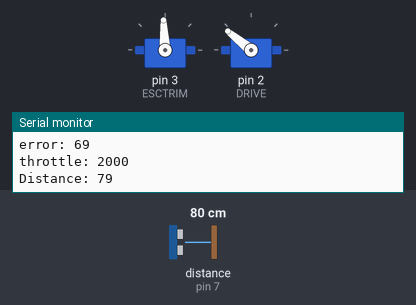
Bench run of a sketch on a simulated Arduino Uno, built with avr-gcc and run on an emulated ATmega328P. Shown: 2 × servo, the last lines printed to the serial monitor. Wiring (inferred from the names in the program): ultrasonic range finder: trigger pin 8; echo pin 7. The inputs (shaded band) are chosen by the test bench; at power-on: distance to the obstacle (sensor on pin 7) 80 cm. The echo pulse lasts 58.3 µs per cm.

Above: at 1.3 s.
1.4 s: distance to the obstacle (sensor on pin 7) set to 18 cm
At 2.2 s:
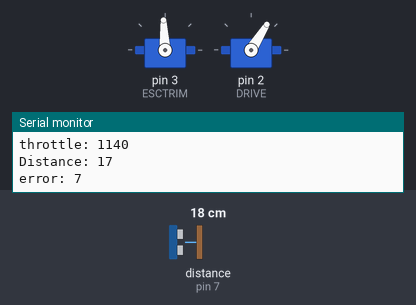
3.0 s: distance to the obstacle (sensor on pin 7) set to 35 cm
At 3.7 s:
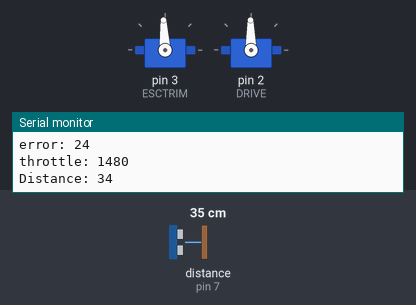
4.6 s: distance to the obstacle (sensor on pin 7) set to 60 cm
At 5.3 s:
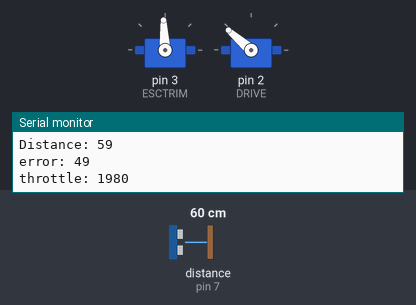
6.1 s: distance to the obstacle (sensor on pin 7) set to 2 cm
At 7.3 s:
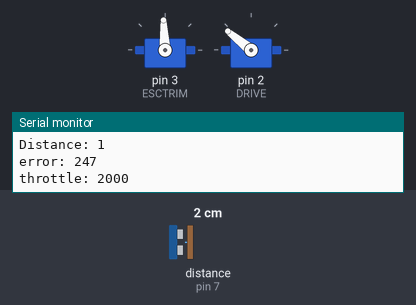
Timing chart, 0 to 8.6 s (numbered marks = the images above; inputs shaded):
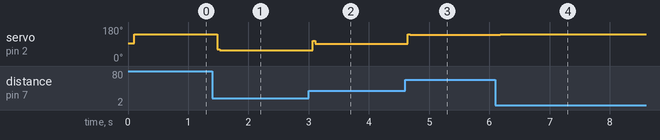

The sketch:

PIDv2.ino
```cpp
//Version 2

//This program allows an operator to communicate with the robot via serial to test ESC functionality.
//Set Serial monitor to: BAUD: 9600, with no line endings
//Open serial port with ctrl+shift+m
//Requires Servo library

//SWITCH POSITIONS ON ESC
//1 (far left) ON - mixing is enabled in the ESC. This means that forward and turning are the channels instead of left motors and right motors.
//2 OFF - exponential control off, linear response instead of exponential response (exponential is used for sensitive robots)
//3 ON - for NiMH battery pack
//4 OFF - acceleration ramping is on when the switch is off. This makes the robot accelerate a little slower to prevent extreme current draw. Try both on and off for this switch.
//5 OFF - Auto calibrate off. We don't want the ESC messing with what the microcontroller sends out.
//6 OFF - Turns off calibrate and store mode. Since we do not care about calibration, we also don't care about storing settings.

#include <Servo.h> //required for controlling an ESC

// Define Constants
const uint8_t DRIVE = 2; //PWM out on pin 2 (actually square wave R/C signal)
const uint8_t ESCTRIM = 3; // R/C signal for the ESC directional trim
const uint8_t ECHO = 7; //The echo pin on the HC-SR04 ultrasonic sensor
const uint8_t TRIG = 8; //The trigger pin on the HC-SR04 ultrasonic sensor
const uint16_t MAXDISTANCE = 130; //cm, This makes it so the sensor won't try to resolve distances outside the sensor's range
const uint16_t MINDISTANCE = 0; //cm, This sets the minimum range of the sensor to 0 for obvious reasons
const uint8_t TIMESTEP = 1; //ms, the iteration time
const uint8_t AHEADFULL = 100; //Throttle corresponding to maximum forward speed
const uint8_t BACKFULL = 0; //Throttle corresponding to maximum backwards speed
const uint8_t STOP = 50; //Throttle corresponding to robot stop
const uint16_t BAUD = 9600; //Serial communications rate for debugging
//Tuning parameters
const uint16_t TRIMVALUE = 1502; //ms, value sent to the ESC for left/right tuning so that the robot tracks straight
const uint8_t TARGET = 10; //This sets the stopping distance
const uint8_t KP = 1; // Proportional gain tuning parameter
const uint8_t KI = 1; // Integral gain tuning parameter
const uint8_t KD = 1; // Derivative gain tuning parameter

// Initialize Variables
uint16_t duration = 0; //Used to calculate distance
uint16_t distance = 130; //cm, Distance to obstacle, starts at 255 because the ultrasonic sensor won't return a value larger than this
uint16_t throttle = 50; //The speed of the robot as understood by the Sabertooth 2x12 RC ESC
uint8_t error = 0; //Initial error
uint8_t distancein = 0;

Servo SABERTOOTH; //Creating a servo object to represent forward/rearward motion input to the ESC
Servo TRIM; //Creating a servo object for the left/right trim

uint8_t FindDistance() //This function uses the HC-SR04 ultrasonic sensor to find the distance to the wall
{
	digitalWrite(TRIG, LOW);
	delayMicroseconds(2);
	digitalWrite(TRIG, HIGH);
	delayMicroseconds(10);
	digitalWrite(TRIG, LOW);
	duration = pulseIn(ECHO, HIGH); //Finding the time between the
	distance = duration/58.2; //This will truncate the value so that it's an integer
	if (distance >= MAXDISTANCE) //If the distance is out of range or larger than the MAXDISTANCE value, the sensor will just assume it is the MAXDISTANCE
	{
		return MAXDISTANCE;
	}
	if (distance <= MINDISTANCE) //Likewise for the MINDISTANCE
	{
		return 0;
	}
	else
	{
		return distance; //The function returns the distance in cm
	}
}

uint16_t calcPID(uint8_t error_in, uint8_t distancein) // add int_in if start condition is not zero
{
	uint8_t error_prior = error_in;
	uint8_t error = distance - TARGET; // PID sensor distance - target distance
	uint16_t proportional = KP*error;
	uint16_t integral = KI*error*TIMESTEP;
	uint16_t derivative = KD*(error - error_prior)/TIMESTEP;
	uint16_t outputPID = proportional + integral + derivative;
	// limit the motor speed
	if (outputPID > AHEADFULL)
	{
		outputPID = AHEADFULL;
	}
	if (outputPID < BACKFULL)
	{
		outputPID = BACKFULL;
	}

	if (error = 0)
	{
		outputPID = STOP; // stop
		return outputPID;
	}

	return outputPID;
}


void setup()
{
  Serial.begin(BAUD);
	pinMode(TRIG, OUTPUT); //Initializing the sonar control pins
	pinMode(ECHO, INPUT);

  TRIM.attach(ESCTRIM); //binding the servo object to the ESC trim pin
  TRIM.writeMicroseconds(TRIMVALUE); //Writing the predetermined trim value (1500 is neutral, higher induces a left turn)
  delay(50);
	SABERTOOTH.attach(DRIVE); //the servo object is bound to pin 2 (DRIVE) and SABERTOOTH is used to refer to the ESC from here on out
	SABERTOOTH.writeMicroseconds(1500); //Initializing ESC at zero throttle
  delay(50);
}


void loop()
{
	distance = FindDistance();
  Serial.print("Distance: ");
  Serial.println(distance);
	//Do some PID shit here
	throttle = calcPID(error,distance);
	error = distance - TARGET;
  Serial.print("error: ");
  Serial.println(error);
	throttle = (throttle*10)+1000; //Converts the throttle value (0-50-100) to a pulsewidth in microseconds understandable by the MEGA
  Serial.print("throttle: ");
  Serial.println(throttle);
	SABERTOOTH.writeMicroseconds(throttle); //Sending the command to the ESC

	// wait for next iteration of function
	delay(TIMESTEP);
}
```

Measured:
- after the input at 1.4 s, servo on pin 2 (DRIVE): 141° → 58° after 0.09 s
- after the input at 3.0 s, servo on pin 2 (DRIVE): 58° → 91° after 0.07 s
- after the input at 4.6 s, servo on pin 2 (DRIVE): 91° → 139° after 0.05 s
- after the input at 6.1 s, servo on pin 2 (DRIVE): 139° → 141° after 0.08 s
